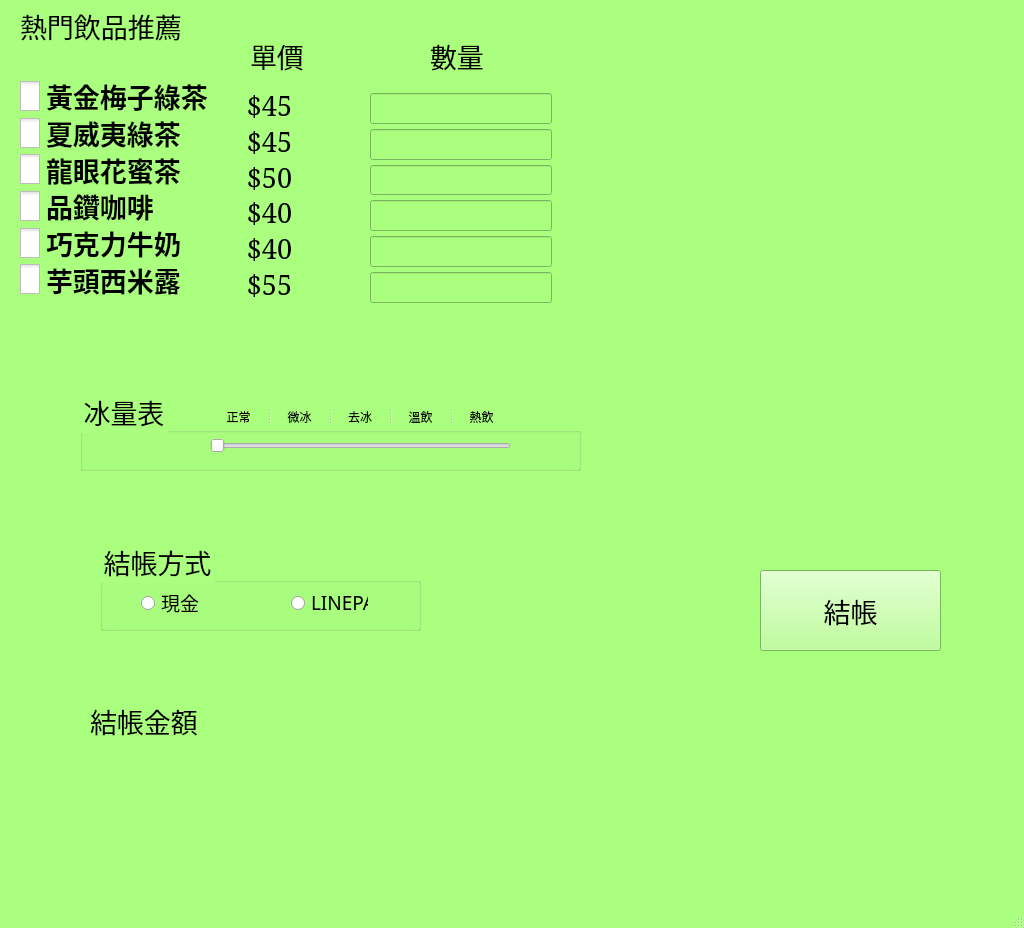
<?xml version="1.0" encoding="UTF-8"?>
<ui version="4.0">
 <class>MainWindow</class>
 <widget class="QMainWindow" name="MainWindow">
  <property name="geometry">
   <rect>
    <x>0</x>
    <y>0</y>
    <width>1024</width>
    <height>928</height>
   </rect>
  </property>
  <property name="palette">
   <palette>
    <active>
     <colorrole role="WindowText">
      <brush brushstyle="SolidPattern">
       <color alpha="255">
        <red>0</red>
        <green>0</green>
        <blue>0</blue>
       </color>
      </brush>
     </colorrole>
     <colorrole role="Button">
      <brush brushstyle="SolidPattern">
       <color alpha="255">
        <red>170</red>
        <green>255</green>
        <blue>127</blue>
       </color>
      </brush>
     </colorrole>
     <colorrole role="Light">
      <brush brushstyle="SolidPattern">
       <color alpha="255">
        <red>255</red>
        <green>255</green>
        <blue>254</blue>
       </color>
      </brush>
     </colorrole>
     <colorrole role="Midlight">
      <brush brushstyle="SolidPattern">
       <color alpha="255">
        <red>212</red>
        <green>255</green>
        <blue>190</blue>
       </color>
      </brush>
     </colorrole>
     <colorrole role="Dark">
      <brush brushstyle="SolidPattern">
       <color alpha="255">
        <red>85</red>
        <green>127</green>
        <blue>63</blue>
       </color>
      </brush>
     </colorrole>
     <colorrole role="Mid">
      <brush brushstyle="SolidPattern">
       <color alpha="255">
        <red>113</red>
        <green>170</green>
        <blue>85</blue>
       </color>
      </brush>
     </colorrole>
     <colorrole role="Text">
      <brush brushstyle="SolidPattern">
       <color alpha="255">
        <red>0</red>
        <green>0</green>
        <blue>0</blue>
       </color>
      </brush>
     </colorrole>
     <colorrole role="BrightText">
      <brush brushstyle="SolidPattern">
       <color alpha="255">
        <red>255</red>
        <green>255</green>
        <blue>255</blue>
       </color>
      </brush>
     </colorrole>
     <colorrole role="ButtonText">
      <brush brushstyle="SolidPattern">
       <color alpha="255">
        <red>0</red>
        <green>0</green>
        <blue>0</blue>
       </color>
      </brush>
     </colorrole>
     <colorrole role="Base">
      <brush brushstyle="SolidPattern">
       <color alpha="255">
        <red>255</red>
        <green>255</green>
        <blue>255</blue>
       </color>
      </brush>
     </colorrole>
     <colorrole role="Window">
      <brush brushstyle="SolidPattern">
       <color alpha="255">
        <red>170</red>
        <green>255</green>
        <blue>127</blue>
       </color>
      </brush>
     </colorrole>
     <colorrole role="Shadow">
      <brush brushstyle="SolidPattern">
       <color alpha="255">
        <red>0</red>
        <green>0</green>
        <blue>0</blue>
       </color>
      </brush>
     </colorrole>
     <colorrole role="AlternateBase">
      <brush brushstyle="SolidPattern">
       <color alpha="255">
        <red>212</red>
        <green>255</green>
        <blue>191</blue>
       </color>
      </brush>
     </colorrole>
     <colorrole role="ToolTipBase">
      <brush brushstyle="SolidPattern">
       <color alpha="255">
        <red>255</red>
        <green>255</green>
        <blue>220</blue>
       </color>
      </brush>
     </colorrole>
     <colorrole role="ToolTipText">
      <brush brushstyle="SolidPattern">
       <color alpha="255">
        <red>0</red>
        <green>0</green>
        <blue>0</blue>
       </color>
      </brush>
     </colorrole>
     <colorrole role="PlaceholderText">
      <brush brushstyle="SolidPattern">
       <color alpha="128">
        <red>0</red>
        <green>0</green>
        <blue>0</blue>
       </color>
      </brush>
     </colorrole>
    </active>
    <inactive>
     <colorrole role="WindowText">
      <brush brushstyle="SolidPattern">
       <color alpha="255">
        <red>0</red>
        <green>0</green>
        <blue>0</blue>
       </color>
      </brush>
     </colorrole>
     <colorrole role="Button">
      <brush brushstyle="SolidPattern">
       <color alpha="255">
        <red>170</red>
        <green>255</green>
        <blue>127</blue>
       </color>
      </brush>
     </colorrole>
     <colorrole role="Light">
      <brush brushstyle="SolidPattern">
       <color alpha="255">
        <red>255</red>
        <green>255</green>
        <blue>254</blue>
       </color>
      </brush>
     </colorrole>
     <colorrole role="Midlight">
      <brush brushstyle="SolidPattern">
       <color alpha="255">
        <red>212</red>
        <green>255</green>
        <blue>190</blue>
       </color>
      </brush>
     </colorrole>
     <colorrole role="Dark">
      <brush brushstyle="SolidPattern">
       <color alpha="255">
        <red>85</red>
        <green>127</green>
        <blue>63</blue>
       </color>
      </brush>
     </colorrole>
     <colorrole role="Mid">
      <brush brushstyle="SolidPattern">
       <color alpha="255">
        <red>113</red>
        <green>170</green>
        <blue>85</blue>
       </color>
      </brush>
     </colorrole>
     <colorrole role="Text">
      <brush brushstyle="SolidPattern">
       <color alpha="255">
        <red>0</red>
        <green>0</green>
        <blue>0</blue>
       </color>
      </brush>
     </colorrole>
     <colorrole role="BrightText">
      <brush brushstyle="SolidPattern">
       <color alpha="255">
        <red>255</red>
        <green>255</green>
        <blue>255</blue>
       </color>
      </brush>
     </colorrole>
     <colorrole role="ButtonText">
      <brush brushstyle="SolidPattern">
       <color alpha="255">
        <red>0</red>
        <green>0</green>
        <blue>0</blue>
       </color>
      </brush>
     </colorrole>
     <colorrole role="Base">
      <brush brushstyle="SolidPattern">
       <color alpha="255">
        <red>255</red>
        <green>255</green>
        <blue>255</blue>
       </color>
      </brush>
     </colorrole>
     <colorrole role="Window">
      <brush brushstyle="SolidPattern">
       <color alpha="255">
        <red>170</red>
        <green>255</green>
        <blue>127</blue>
       </color>
      </brush>
     </colorrole>
     <colorrole role="Shadow">
      <brush brushstyle="SolidPattern">
       <color alpha="255">
        <red>0</red>
        <green>0</green>
        <blue>0</blue>
       </color>
      </brush>
     </colorrole>
     <colorrole role="AlternateBase">
      <brush brushstyle="SolidPattern">
       <color alpha="255">
        <red>212</red>
        <green>255</green>
        <blue>191</blue>
       </color>
      </brush>
     </colorrole>
     <colorrole role="ToolTipBase">
      <brush brushstyle="SolidPattern">
       <color alpha="255">
        <red>255</red>
        <green>255</green>
        <blue>220</blue>
       </color>
      </brush>
     </colorrole>
     <colorrole role="ToolTipText">
      <brush brushstyle="SolidPattern">
       <color alpha="255">
        <red>0</red>
        <green>0</green>
        <blue>0</blue>
       </color>
      </brush>
     </colorrole>
     <colorrole role="PlaceholderText">
      <brush brushstyle="SolidPattern">
       <color alpha="128">
        <red>0</red>
        <green>0</green>
        <blue>0</blue>
       </color>
      </brush>
     </colorrole>
    </inactive>
    <disabled>
     <colorrole role="WindowText">
      <brush brushstyle="SolidPattern">
       <color alpha="255">
        <red>85</red>
        <green>127</green>
        <blue>63</blue>
       </color>
      </brush>
     </colorrole>
     <colorrole role="Button">
      <brush brushstyle="SolidPattern">
       <color alpha="255">
        <red>170</red>
        <green>255</green>
        <blue>127</blue>
       </color>
      </brush>
     </colorrole>
     <colorrole role="Light">
      <brush brushstyle="SolidPattern">
       <color alpha="255">
        <red>255</red>
        <green>255</green>
        <blue>254</blue>
       </color>
      </brush>
     </colorrole>
     <colorrole role="Midlight">
      <brush brushstyle="SolidPattern">
       <color alpha="255">
        <red>212</red>
        <green>255</green>
        <blue>190</blue>
       </color>
      </brush>
     </colorrole>
     <colorrole role="Dark">
      <brush brushstyle="SolidPattern">
       <color alpha="255">
        <red>85</red>
        <green>127</green>
        <blue>63</blue>
       </color>
      </brush>
     </colorrole>
     <colorrole role="Mid">
      <brush brushstyle="SolidPattern">
       <color alpha="255">
        <red>113</red>
        <green>170</green>
        <blue>85</blue>
       </color>
      </brush>
     </colorrole>
     <colorrole role="Text">
      <brush brushstyle="SolidPattern">
       <color alpha="255">
        <red>85</red>
        <green>127</green>
        <blue>63</blue>
       </color>
      </brush>
     </colorrole>
     <colorrole role="BrightText">
      <brush brushstyle="SolidPattern">
       <color alpha="255">
        <red>255</red>
        <green>255</green>
        <blue>255</blue>
       </color>
      </brush>
     </colorrole>
     <colorrole role="ButtonText">
      <brush brushstyle="SolidPattern">
       <color alpha="255">
        <red>85</red>
        <green>127</green>
        <blue>63</blue>
       </color>
      </brush>
     </colorrole>
     <colorrole role="Base">
      <brush brushstyle="SolidPattern">
       <color alpha="255">
        <red>170</red>
        <green>255</green>
        <blue>127</blue>
       </color>
      </brush>
     </colorrole>
     <colorrole role="Window">
      <brush brushstyle="SolidPattern">
       <color alpha="255">
        <red>170</red>
        <green>255</green>
        <blue>127</blue>
       </color>
      </brush>
     </colorrole>
     <colorrole role="Shadow">
      <brush brushstyle="SolidPattern">
       <color alpha="255">
        <red>0</red>
        <green>0</green>
        <blue>0</blue>
       </color>
      </brush>
     </colorrole>
     <colorrole role="AlternateBase">
      <brush brushstyle="SolidPattern">
       <color alpha="255">
        <red>170</red>
        <green>255</green>
        <blue>127</blue>
       </color>
      </brush>
     </colorrole>
     <colorrole role="ToolTipBase">
      <brush brushstyle="SolidPattern">
       <color alpha="255">
        <red>255</red>
        <green>255</green>
        <blue>220</blue>
       </color>
      </brush>
     </colorrole>
     <colorrole role="ToolTipText">
      <brush brushstyle="SolidPattern">
       <color alpha="255">
        <red>0</red>
        <green>0</green>
        <blue>0</blue>
       </color>
      </brush>
     </colorrole>
     <colorrole role="PlaceholderText">
      <brush brushstyle="SolidPattern">
       <color alpha="128">
        <red>0</red>
        <green>0</green>
        <blue>0</blue>
       </color>
      </brush>
     </colorrole>
    </disabled>
   </palette>
  </property>
  <property name="contextMenuPolicy">
   <enum>Qt::ActionsContextMenu</enum>
  </property>
  <property name="windowTitle">
   <string>MainWindow</string>
  </property>
  <widget class="QWidget" name="centralwidget">
   <widget class="QLabel" name="label">
    <property name="geometry">
     <rect>
      <x>20</x>
      <y>0</y>
      <width>211</width>
      <height>51</height>
     </rect>
    </property>
    <property name="font">
     <font>
      <family>標楷體</family>
      <pointsize>20</pointsize>
      <italic>false</italic>
     </font>
    </property>
    <property name="text">
     <string>熱門飲品推薦</string>
    </property>
   </widget>
   <widget class="QLabel" name="label_2">
    <property name="geometry">
     <rect>
      <x>250</x>
      <y>30</y>
      <width>161</width>
      <height>51</height>
     </rect>
    </property>
    <property name="font">
     <font>
      <family>Elephant</family>
      <pointsize>20</pointsize>
     </font>
    </property>
    <property name="text">
     <string>單價</string>
    </property>
   </widget>
   <widget class="QLabel" name="label_3">
    <property name="geometry">
     <rect>
      <x>430</x>
      <y>40</y>
      <width>151</width>
      <height>31</height>
     </rect>
    </property>
    <property name="font">
     <font>
      <family>Elephant</family>
      <pointsize>20</pointsize>
     </font>
    </property>
    <property name="text">
     <string>數量</string>
    </property>
   </widget>
   <widget class="QLabel" name="label_4">
    <property name="geometry">
     <rect>
      <x>240</x>
      <y>90</y>
      <width>59</width>
      <height>30</height>
     </rect>
    </property>
    <property name="font">
     <font>
      <family>Elephant</family>
      <pointsize>20</pointsize>
     </font>
    </property>
    <property name="text">
     <string>$45</string>
    </property>
    <property name="alignment">
     <set>Qt::AlignCenter</set>
    </property>
   </widget>
   <widget class="QLabel" name="label_5">
    <property name="geometry">
     <rect>
      <x>240</x>
      <y>126</y>
      <width>59</width>
      <height>30</height>
     </rect>
    </property>
    <property name="font">
     <font>
      <family>Elephant</family>
      <pointsize>20</pointsize>
     </font>
    </property>
    <property name="text">
     <string>$45</string>
    </property>
    <property name="alignment">
     <set>Qt::AlignCenter</set>
    </property>
   </widget>
   <widget class="QLabel" name="label_6">
    <property name="geometry">
     <rect>
      <x>240</x>
      <y>162</y>
      <width>59</width>
      <height>30</height>
     </rect>
    </property>
    <property name="font">
     <font>
      <family>Elephant</family>
      <pointsize>20</pointsize>
     </font>
    </property>
    <property name="text">
     <string>$50</string>
    </property>
    <property name="alignment">
     <set>Qt::AlignCenter</set>
    </property>
   </widget>
   <widget class="QLabel" name="label_7">
    <property name="geometry">
     <rect>
      <x>240</x>
      <y>197</y>
      <width>59</width>
      <height>30</height>
     </rect>
    </property>
    <property name="font">
     <font>
      <family>Elephant</family>
      <pointsize>20</pointsize>
     </font>
    </property>
    <property name="text">
     <string>$40</string>
    </property>
    <property name="alignment">
     <set>Qt::AlignCenter</set>
    </property>
   </widget>
   <widget class="QLabel" name="label_8">
    <property name="geometry">
     <rect>
      <x>240</x>
      <y>233</y>
      <width>59</width>
      <height>30</height>
     </rect>
    </property>
    <property name="font">
     <font>
      <family>Elephant</family>
      <pointsize>20</pointsize>
     </font>
    </property>
    <property name="text">
     <string>$40</string>
    </property>
    <property name="alignment">
     <set>Qt::AlignCenter</set>
    </property>
   </widget>
   <widget class="QLabel" name="label_9">
    <property name="geometry">
     <rect>
      <x>240</x>
      <y>269</y>
      <width>59</width>
      <height>30</height>
     </rect>
    </property>
    <property name="font">
     <font>
      <family>Elephant</family>
      <pointsize>20</pointsize>
     </font>
    </property>
    <property name="text">
     <string>$55</string>
    </property>
    <property name="alignment">
     <set>Qt::AlignCenter</set>
    </property>
   </widget>
   <widget class="QLabel" name="label_10">
    <property name="geometry">
     <rect>
      <x>90</x>
      <y>670</y>
      <width>361</width>
      <height>101</height>
     </rect>
    </property>
    <property name="font">
     <font>
      <family>Elephant</family>
      <pointsize>20</pointsize>
     </font>
    </property>
    <property name="text">
     <string>結帳金額</string>
    </property>
   </widget>
   <widget class="QPushButton" name="pushButton">
    <property name="geometry">
     <rect>
      <x>760</x>
      <y>570</y>
      <width>181</width>
      <height>81</height>
     </rect>
    </property>
    <property name="font">
     <font>
      <family>Elephant</family>
      <pointsize>20</pointsize>
     </font>
    </property>
    <property name="text">
     <string>結帳</string>
    </property>
   </widget>
   <widget class="QCheckBox" name="checkBox">
    <property name="geometry">
     <rect>
      <x>20</x>
      <y>80</y>
      <width>211</width>
      <height>32</height>
     </rect>
    </property>
    <property name="font">
     <font>
      <family>Agency FB</family>
      <pointsize>20</pointsize>
      <weight>75</weight>
      <bold>true</bold>
     </font>
    </property>
    <property name="styleSheet">
     <string notr="true">QCheckBox::indicator{
width:20px;
height:30px;}
</string>
    </property>
    <property name="text">
     <string>黃金梅子綠茶</string>
    </property>
   </widget>
   <widget class="QCheckBox" name="checkBox_2">
    <property name="geometry">
     <rect>
      <x>20</x>
      <y>117</y>
      <width>211</width>
      <height>32</height>
     </rect>
    </property>
    <property name="font">
     <font>
      <family>Agency FB</family>
      <pointsize>20</pointsize>
      <weight>75</weight>
      <bold>true</bold>
     </font>
    </property>
    <property name="styleSheet">
     <string notr="true">QCheckBox::indicator{
width:20px;
height:30px;}
</string>
    </property>
    <property name="text">
     <string>夏威夷綠茶</string>
    </property>
   </widget>
   <widget class="QCheckBox" name="checkBox_3">
    <property name="geometry">
     <rect>
      <x>20</x>
      <y>154</y>
      <width>211</width>
      <height>31</height>
     </rect>
    </property>
    <property name="font">
     <font>
      <family>Agency FB</family>
      <pointsize>20</pointsize>
      <weight>75</weight>
      <bold>true</bold>
     </font>
    </property>
    <property name="styleSheet">
     <string notr="true">QCheckBox::indicator{
width:20px;
height:30px;}
</string>
    </property>
    <property name="text">
     <string>龍眼花蜜茶</string>
    </property>
   </widget>
   <widget class="QCheckBox" name="checkBox_4">
    <property name="geometry">
     <rect>
      <x>20</x>
      <y>190</y>
      <width>211</width>
      <height>32</height>
     </rect>
    </property>
    <property name="font">
     <font>
      <family>Agency FB</family>
      <pointsize>20</pointsize>
      <weight>75</weight>
      <bold>true</bold>
     </font>
    </property>
    <property name="styleSheet">
     <string notr="true">QCheckBox::indicator{
width:20px;
height:30px;}
</string>
    </property>
    <property name="text">
     <string>品鑽咖啡</string>
    </property>
   </widget>
   <widget class="QCheckBox" name="checkBox_5">
    <property name="geometry">
     <rect>
      <x>20</x>
      <y>227</y>
      <width>211</width>
      <height>32</height>
     </rect>
    </property>
    <property name="font">
     <font>
      <family>Agency FB</family>
      <pointsize>20</pointsize>
      <weight>75</weight>
      <bold>true</bold>
     </font>
    </property>
    <property name="styleSheet">
     <string notr="true">QCheckBox::indicator{
width:20px;
height:30px;}
</string>
    </property>
    <property name="text">
     <string>巧克力牛奶</string>
    </property>
   </widget>
   <widget class="QCheckBox" name="checkBox_6">
    <property name="geometry">
     <rect>
      <x>20</x>
      <y>264</y>
      <width>211</width>
      <height>31</height>
     </rect>
    </property>
    <property name="font">
     <font>
      <family>Agency FB</family>
      <pointsize>20</pointsize>
      <weight>75</weight>
      <bold>true</bold>
     </font>
    </property>
    <property name="styleSheet">
     <string notr="true">QCheckBox::indicator{
width:20px;
height:30px;}
</string>
    </property>
    <property name="text">
     <string>芋頭西米露</string>
    </property>
   </widget>
   <widget class="QGroupBox" name="groupBox">
    <property name="enabled">
     <bool>true</bool>
    </property>
    <property name="geometry">
     <rect>
      <x>80</x>
      <y>390</y>
      <width>501</width>
      <height>81</height>
     </rect>
    </property>
    <property name="font">
     <font>
      <family>Agency FB</family>
      <pointsize>20</pointsize>
     </font>
    </property>
    <property name="styleSheet">
     <string notr="true">
alternate-background-color: qlineargradient(spread:pad, x1:0, y1:0, x2:1, y2:0, stop:0 rgba(0, 0, 0, 255), stop:1 rgba(255, 255, 255, 255));</string>
    </property>
    <property name="title">
     <string>冰量表</string>
    </property>
    <widget class="QSlider" name="horizontalSlider">
     <property name="enabled">
      <bool>true</bool>
     </property>
     <property name="geometry">
      <rect>
       <x>130</x>
       <y>40</y>
       <width>301</width>
       <height>32</height>
      </rect>
     </property>
     <property name="styleSheet">
      <string notr="true"/>
     </property>
     <property name="minimum">
      <number>1</number>
     </property>
     <property name="maximum">
      <number>5</number>
     </property>
     <property name="value">
      <number>1</number>
     </property>
     <property name="orientation">
      <enum>Qt::Horizontal</enum>
     </property>
    </widget>
    <widget class="QSplitter" name="splitter">
     <property name="geometry">
      <rect>
       <x>130</x>
       <y>20</y>
       <width>300</width>
       <height>14</height>
      </rect>
     </property>
     <property name="orientation">
      <enum>Qt::Horizontal</enum>
     </property>
     <widget class="QLabel" name="label_13">
      <property name="text">
       <string>正常</string>
      </property>
      <property name="alignment">
       <set>Qt::AlignCenter</set>
      </property>
     </widget>
     <widget class="QLabel" name="label_11">
      <property name="text">
       <string>微冰</string>
      </property>
      <property name="alignment">
       <set>Qt::AlignCenter</set>
      </property>
     </widget>
     <widget class="QLabel" name="label_14">
      <property name="text">
       <string>去冰</string>
      </property>
      <property name="alignment">
       <set>Qt::AlignCenter</set>
      </property>
     </widget>
     <widget class="QLabel" name="label_15">
      <property name="text">
       <string>溫飲</string>
      </property>
      <property name="alignment">
       <set>Qt::AlignCenter</set>
      </property>
     </widget>
     <widget class="QLabel" name="label_12">
      <property name="text">
       <string>熱飲</string>
      </property>
      <property name="alignment">
       <set>Qt::AlignCenter</set>
      </property>
     </widget>
    </widget>
   </widget>
   <widget class="QGroupBox" name="groupBox_2">
    <property name="enabled">
     <bool>true</bool>
    </property>
    <property name="geometry">
     <rect>
      <x>100</x>
      <y>540</y>
      <width>321</width>
      <height>91</height>
     </rect>
    </property>
    <property name="font">
     <font>
      <family>Agency FB</family>
      <pointsize>20</pointsize>
     </font>
    </property>
    <property name="styleSheet">
     <string notr="true">
alternate-background-color: qlineargradient(spread:pad, x1:0, y1:0, x2:1, y2:0, stop:0 rgba(0, 0, 0, 255), stop:1 rgba(255, 255, 255, 255));</string>
    </property>
    <property name="title">
     <string>結帳方式</string>
    </property>
    <widget class="QRadioButton" name="radioButton">
     <property name="geometry">
      <rect>
       <x>40</x>
       <y>50</y>
       <width>78</width>
       <height>25</height>
      </rect>
     </property>
     <property name="font">
      <font>
       <family>Agency FB</family>
       <pointsize>14</pointsize>
      </font>
     </property>
     <property name="styleSheet">
      <string notr="true">QRadioButton::indicator{
width:15px;
height:15px;}</string>
     </property>
     <property name="text">
      <string>現金</string>
     </property>
    </widget>
    <widget class="QRadioButton" name="radioButton_2">
     <property name="geometry">
      <rect>
       <x>190</x>
       <y>50</y>
       <width>78</width>
       <height>25</height>
      </rect>
     </property>
     <property name="font">
      <font>
       <family>Agency FB</family>
       <pointsize>14</pointsize>
      </font>
     </property>
     <property name="styleSheet">
      <string notr="true">QRadioButton::indicator{
width:15px;
height:15px;}</string>
     </property>
     <property name="text">
      <string>LINEPAY</string>
     </property>
    </widget>
   </widget>
   <widget class="QLineEdit" name="lineEdit">
    <property name="enabled">
     <bool>false</bool>
    </property>
    <property name="geometry">
     <rect>
      <x>370</x>
      <y>93</y>
      <width>182</width>
      <height>31</height>
     </rect>
    </property>
    <property name="minimumSize">
     <size>
      <width>131</width>
      <height>15</height>
     </size>
    </property>
    <property name="font">
     <font>
      <family>Agency FB</family>
      <pointsize>20</pointsize>
     </font>
    </property>
   </widget>
   <widget class="QLineEdit" name="lineEdit_2">
    <property name="enabled">
     <bool>false</bool>
    </property>
    <property name="geometry">
     <rect>
      <x>370</x>
      <y>129</y>
      <width>182</width>
      <height>31</height>
     </rect>
    </property>
    <property name="minimumSize">
     <size>
      <width>131</width>
      <height>15</height>
     </size>
    </property>
    <property name="font">
     <font>
      <family>Agency FB</family>
      <pointsize>20</pointsize>
     </font>
    </property>
   </widget>
   <widget class="QLineEdit" name="lineEdit_3">
    <property name="enabled">
     <bool>false</bool>
    </property>
    <property name="geometry">
     <rect>
      <x>370</x>
      <y>165</y>
      <width>182</width>
      <height>30</height>
     </rect>
    </property>
    <property name="minimumSize">
     <size>
      <width>131</width>
      <height>14</height>
     </size>
    </property>
    <property name="font">
     <font>
      <family>Agency FB</family>
      <pointsize>20</pointsize>
     </font>
    </property>
   </widget>
   <widget class="QLineEdit" name="lineEdit_4">
    <property name="enabled">
     <bool>false</bool>
    </property>
    <property name="geometry">
     <rect>
      <x>370</x>
      <y>200</y>
      <width>182</width>
      <height>31</height>
     </rect>
    </property>
    <property name="minimumSize">
     <size>
      <width>131</width>
      <height>15</height>
     </size>
    </property>
    <property name="font">
     <font>
      <family>Agency FB</family>
      <pointsize>20</pointsize>
     </font>
    </property>
   </widget>
   <widget class="QLineEdit" name="lineEdit_5">
    <property name="enabled">
     <bool>false</bool>
    </property>
    <property name="geometry">
     <rect>
      <x>370</x>
      <y>236</y>
      <width>182</width>
      <height>31</height>
     </rect>
    </property>
    <property name="minimumSize">
     <size>
      <width>131</width>
      <height>15</height>
     </size>
    </property>
    <property name="font">
     <font>
      <family>Agency FB</family>
      <pointsize>20</pointsize>
     </font>
    </property>
   </widget>
   <widget class="QLineEdit" name="lineEdit_6">
    <property name="enabled">
     <bool>false</bool>
    </property>
    <property name="geometry">
     <rect>
      <x>370</x>
      <y>272</y>
      <width>182</width>
      <height>31</height>
     </rect>
    </property>
    <property name="minimumSize">
     <size>
      <width>131</width>
      <height>14</height>
     </size>
    </property>
    <property name="font">
     <font>
      <family>Agency FB</family>
      <pointsize>20</pointsize>
     </font>
    </property>
   </widget>
  </widget>
  <widget class="QStatusBar" name="statusbar"/>
 </widget>
 <resources/>
 <connections/>
</ui>
